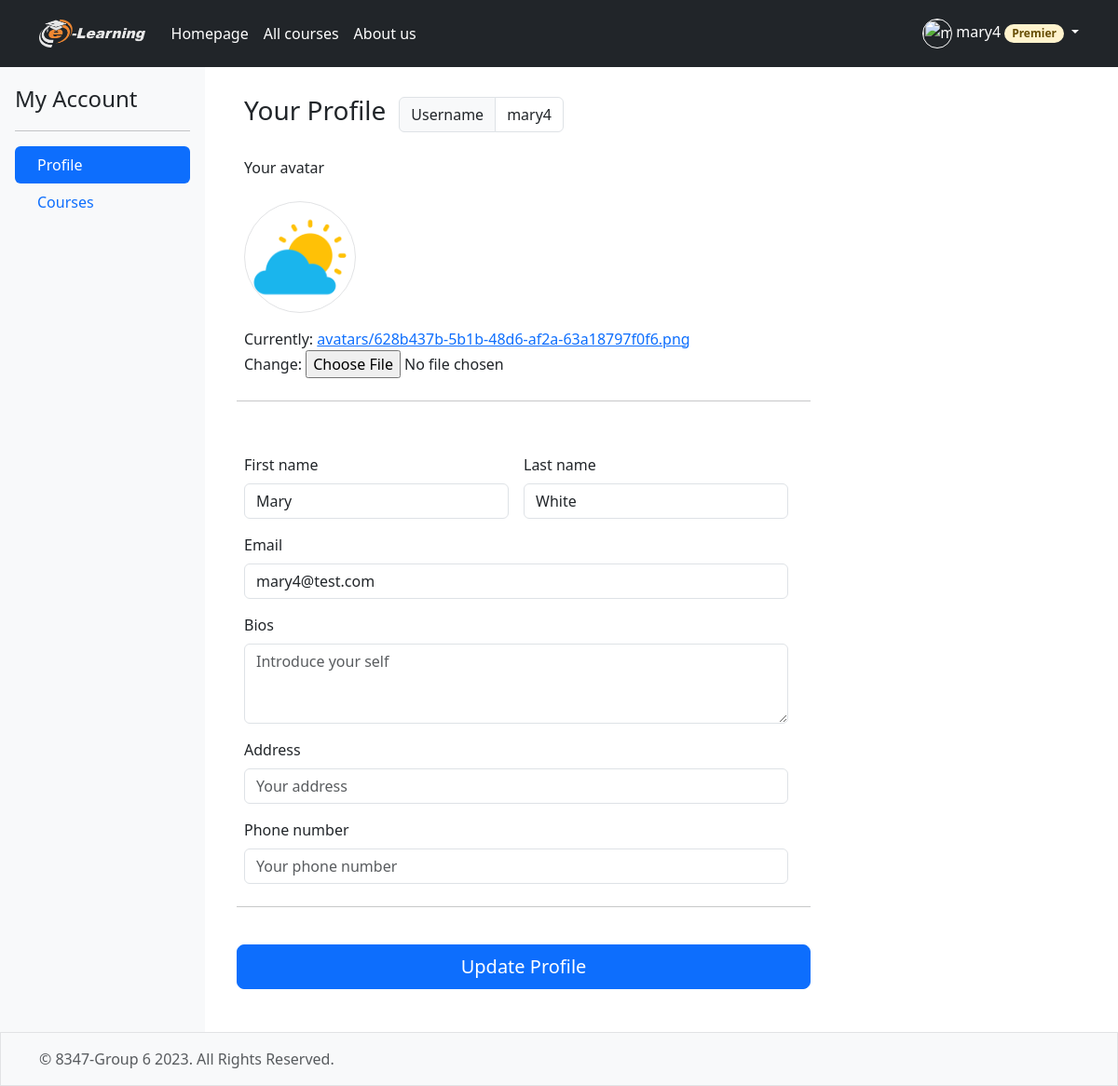
The page /profile/ (signed in) on the database as committed earlier.
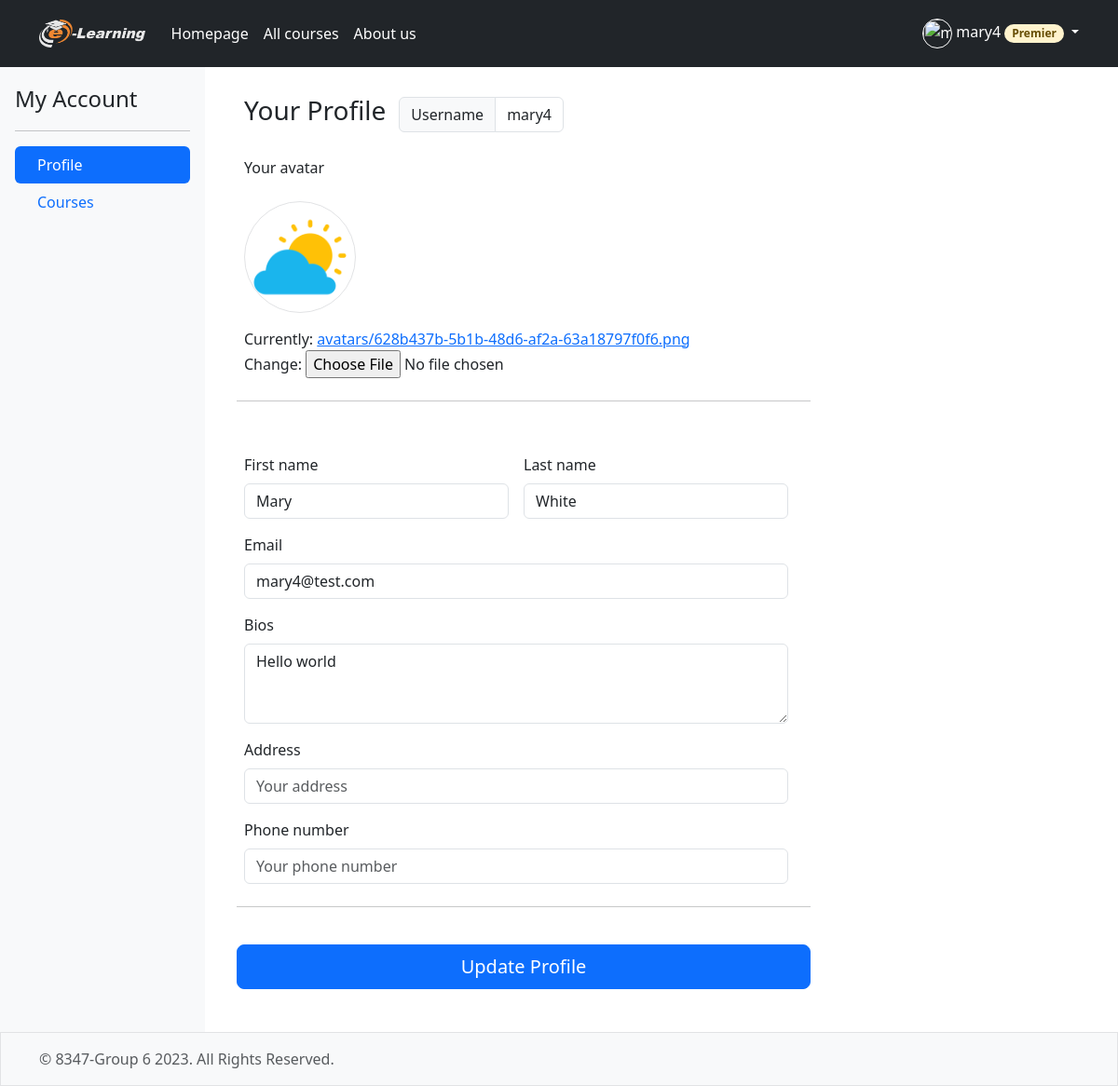
The same page on the database as committed later.
### elearning/models.py (models this page shows, shortened)
class Student(User):
    avatar = models.ImageField(upload_to=rename_avatar,default='avatars/avatar-default.svg')
    bios = models.TextField(blank=True)
    billing_address = models.CharField(max_length=300,null=True,blank=True)
    phone_number = models.CharField(max_length=20,null=True,blank=True)
    is_premier = models.BooleanField(default=False)
    premier_expiration = models.DateField(blank=True,null=True)
    is_teacher = models.BooleanField(default=False)
    class Meta:
        verbose_name = 'Student'

### elearning/views.py (the view)
# urls.py: path("profile/", views.profile, name="profile"),
@login_required()
def profile(request):
    student = Student.objects.get(id=request.user.id)
    if request.method == 'POST':
        user_form = UserForm(request.POST, instance=request.user)
        profile_form = ProfileForm(request.POST, request.FILES, instance=student)
        if user_form.is_valid() and profile_form.is_valid():
            user_form.save()
            profile_form.save()
            msg = 'Successfully updated your profile'
            request.session["avatar"] = str(student.avatar.url)
            user_form = UserForm(instance=request.user)
            profile_form = ProfileForm(instance=student)
            return render(request, 'elearning/profile.html', {"student": student, "user_form": user_form, "profile_form": profile_form, "msg": msg})
        else:
            errors = user_form.errors
            errors.update(profile_form.errors)
            return render(request, 'elearning/profile.html', {"student": student, "user_form": user_form, "profile_form": profile_form, "errors": errors})
    else:
        user_form = UserForm(instance=request.user)
        profile_form = ProfileForm(instance=student)
        print(profile_form)
    return render(request, 'elearning/profile.html', {"student": student, "user_form": user_form, "profile_form": profile_form})

### elearning/forms.py
class UserForm(forms.ModelForm):
    class Meta:
        model = User
        fields = ('first_name','last_name','email')
        widgets ={
            'email': forms.EmailInput(attrs={
                'class': "form-control", 'placeholder': "Your_email@email.com", }),
            'first_name': forms.TextInput(attrs={
                'class': "form-control", 'placeholder': "First name", }),
            'last_name': forms.TextInput(attrs={
                'class': "form-control", 'placeholder': "Last name", }),
        }

class ProfileForm(forms.ModelForm):
    class Meta:
        model = Student
        fields = ('avatar','bios','billing_address','phone_number',)
        widgets = {
            'bios': forms.Textarea(attrs={
                'class': "form-control",'placeholder':"Introduce your self", 'rows':3}),
            'billing_address': forms.TextInput(attrs={
                'class': "form-control",'placeholder':"Your address", }),
            'phone_number': forms.TextInput(attrs={
                'class': "form-control", 'placeholder':"Your phone number",}),
        }

### elearning/templates/elearning/profile.html (shortened to what this page needs)
{% extends 'elearning/base.html' %}
{% load bootstrap_icons %}
{% block content %}
    <main class="d-flex flex-nowrap" style="height: fit-content">
        <div class="d-flex flex-column flex-shrink-0 p-3 bg-body-tertiary" style="width: 220px;">
            <span class="fs-4 align-items-center">My Account</span>
            <hr>
            <ul class="nav nav-pills flex-column mb-auto">
                <li class="nav-item align-middle">
                    <a href="#" class="nav-link active align-baseline" aria-current="page">
                        &ensp;Profile
                    </a>
                </li>
                <li class="nav-item align-middle">
                    <a href="#" class="nav-link align-baseline" aria-current="page">
                        &ensp;Courses
                    </a>
                </li>
            </ul>
        </div>
        <main class="container" style="margin: 30px;position: relative">
<div class="d-flex inline align-items-baseline ">
            <h1 class="h3 mb-3 fw-normal">Your Profile&ensp;</h1>
        <div class="input-group align-content-center" style="max-width:fit-content;position: relative">
                <span class="input-group-text">Username</span>
            <span type="text" class="form-control" id="username"  disabled>{{ user.username }}</span>
              </div>
</div>
            <form action="{% url 'elearning:profile' %}" style="max-width: 600px" method="post" enctype="multipart/form-data">
                <div class="row g-3">
                    <div class="col-sm-6">
                        <p><label for="avatar" class="form-label">Your avatar</label></p>
                        <img src="{{ profile_form.avatar.value.url }}" alt="" width="120" height="120" class="rounded-circle me-4"
                             style="border: #e2e3e5;border-style:solid;border-width: 1px">
                    </div>
                    <div >
{{ profile_form.avatar }}
                    </div>
                    <hr class="my-4">
                    <div class="row g-3">
                        <div class="col-sm-6">
                            <label for="lastName" class="form-label">First name</label>
                            {{ user_form.first_name }}
                        </div>
                        <div class="col-sm-6">
                            <label for="lastName" class="form-label">Last name</label>
                            {{ user_form.last_name }}
                        </div>
                        <div class="col-12">
                            <label for="email" class="form-label">Email</label>
                            {{ user_form.email }}
                        </div>
                        <div class="col-12">
                            <label for="bios" class="form-label">Bios</label>
                            {{ profile_form.bios }}
                        </div>
                        <div class="col-12">
                            <label for="address" class="form-label">Address</label>
                            {{ profile_form.billing_address }}
                        </div>
                        <div class="col-12">
                            <label for="phone" class="form-label">Phone number</label>
                            {{ profile_form.phone_number }}
                        </div>
                    </div>
                    <hr class="my-4">
                    <button class="w-100 btn btn-primary btn-lg" type="submit">Update Profile</button>
                </div>
            </form>
        </main>
    </main>
{% endblock %}

Rows that differ between the two databases and show on the page:
changed Student: bios (not shown) → "Hello world"
